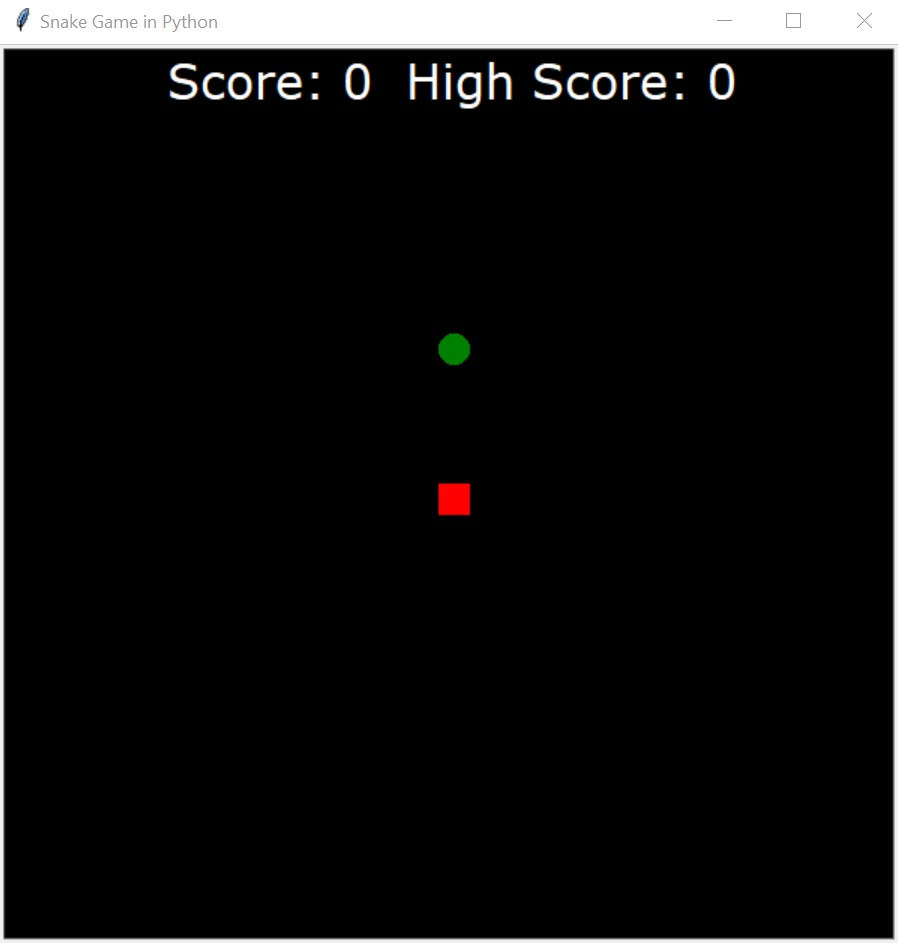

Generate this figure with Python:
import turtle
import time
import random

delay = 0.1

# Score
score = 0
high_score = 0

# Setting up the screen
wn = turtle.Screen()
wn.title("Snake Game in Python")
wn.bgcolor("black")
wn.setup(width=600, height=600)
wn.tracer(0)  # Turns off the screen updates

# Snake head
head = turtle.Turtle()
head.speed(0)
head.shape("square")
head.color("red")
head.penup()
head.goto(0, 0)
head.direction = "stop"

# Snake food
food = turtle.Turtle()
food.speed(0)
food.shape("circle")
food.color("green")
food.penup()
food.goto(0, 100)

segments = []

# Pen
pen = turtle.Turtle()
pen.speed(0)
pen.shape("square")
pen.color("white")
pen.penup()
pen.hideturtle()
pen.goto(0, 260)
pen.write("Score: 0  High Score: 0", align="center", font=("Verdana", 24, "normal"))


# Functions
def go_up():
    if head.direction != "down":
        head.direction = "up"


def go_down():
    if head.direction != "up":
        head.direction = "down"


def go_left():
    if head.direction != "right":
        head.direction = "left"


def go_right():
    if head.direction != "left":
        head.direction = "right"


def move():
    if head.direction == "up":
        y = head.ycor()
        head.sety(y + 20)

    if head.direction == "down":
        y = head.ycor()
        head.sety(y - 20)

    if head.direction == "left":
        x = head.xcor()
        head.setx(x - 20)

    if head.direction == "right":
        x = head.xcor()
        head.setx(x + 20)


# Keyboard bindings
wn.listen()
wn.onkeypress(go_up, "w")
wn.onkeypress(go_down, "s")
wn.onkeypress(go_left, "a")
wn.onkeypress(go_right, "d")

# Main game loop
while True:
    wn.update()

    # Check for a collision with the border
    if head.xcor() > 290 or head.xcor() < -290 or head.ycor() > 290 or head.ycor() < -290:
        time.sleep(1)
        head.goto(0, 0)
        head.direction = "stop"

        # Hide the segments
        for segment in segments:
            segment.goto(1000, 1000)

        # Clear the segments list
        segments.clear()

        # Reset the score
        score = 0

        # Reset the delay
        delay = 0.1

        pen.clear()
        pen.write("Score: {}  High Score: {}".format(score, high_score), align="center", font=("Verdana", 24, "normal"))

    # Check for a collision with the food
    if head.distance(food) < 20:
        # Move the food to a random spot
        x = random.randint(-290, 290)
        y = random.randint(-290, 290)
        food.goto(x, y)

        # Add a segment
        new_segment = turtle.Turtle()
        new_segment.speed(0)
        new_segment.shape("square")
        new_segment.color("orange")
        new_segment.penup()
        segments.append(new_segment)

        # Shorten the delay
        delay -= 0.001

        # Increase the score
        score += 10

        if score > high_score:
            high_score = score

        pen.clear()
        pen.write("Score: {}  High Score: {}".format(score, high_score), align="center", font=("Courier", 24, "normal"))

    # Move the end segments first in reverse order
    for index in range(len(segments) - 1, 0, -1):
        x = segments[index - 1].xcor()
        y = segments[index - 1].ycor()
        segments[index].goto(x, y)

    # Move segment 0 to the location of head
    if len(segments) > 0:
        x = head.xcor()
        y = head.ycor()
        segments[0].goto(x, y)

    move()

    # Check for head collision with the body segments
    for segment in segments:
        if segment.distance(head) < 20:
            time.sleep(1)
            head.goto(0, 0)
            head.direction = "stop"

            # Hide the segments
            for segment in segments:
                segment.goto(1000, 1000)

            # Clear the segments list
            segments.clear()

            # Reset the score
            score = 0

            # Reset the delay
            delay = 0.1

            # Update the score display
            pen.clear()
            pen.write("Score: {}  High Score: {}".format(score, high_score), align="center",
                      font=("Verdana", 24, "normal"))

    time.sleep(delay)

wn.mainloop()
